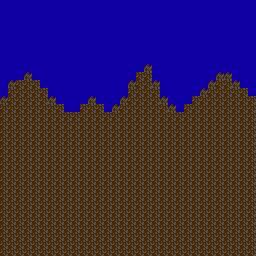

A 2D game scene composited from a Tiled map and its tileset images. What follows is a short description and the map's XML, with every tile layer's data as written:
An orthogonal 32x32 tile map with 8x8 px tiles, 1 tile layer (Tile Layer 1).

<map version="1.10" tiledversion="1.10.2" orientation="orthogonal" renderorder="right-down" width="32" height="32" tilewidth="8" tileheight="8" infinite="0" nextlayerid="2" nextobjectid="1">
 <editorsettings>
  <export target="../Final_Project_NationJared/RooftopGroundBackground.c" format="gba" />
 </editorsettings>
 <tileset firstgid="1" source="Rooftop_Ground_TilesetBitmap.tsx" />
 <layer id="1" name="Tile Layer 1" width="32" height="32">
  <data encoding="csv">
3,3,3,3,3,3,3,3,3,3,3,3,3,3,3,3,3,3,3,3,3,3,3,3,3,3,3,3,3,3,3,3,
3,3,3,3,3,3,3,3,3,3,3,3,3,3,3,3,3,3,3,3,3,3,3,3,3,3,3,3,3,3,3,3,
3,3,3,3,3,3,3,3,3,3,3,3,3,3,3,3,3,3,3,3,3,3,3,3,3,3,3,3,3,3,3,3,
3,3,3,3,3,3,3,3,3,3,3,3,3,3,3,3,3,3,3,3,3,3,3,3,3,3,3,3,3,3,3,3,
3,3,3,3,3,3,3,3,3,3,3,3,3,3,3,3,3,3,3,3,3,3,3,3,3,3,3,3,3,3,3,3,
3,3,3,3,3,3,3,3,3,3,3,3,3,3,3,3,3,3,3,3,3,3,3,3,3,3,3,3,3,3,3,3,
3,3,3,3,3,3,3,3,3,3,3,3,3,3,3,3,3,3,3,3,3,3,3,3,3,3,3,3,3,3,3,3,
3,3,3,3,3,3,3,3,3,3,3,3,3,3,3,3,3,3,3,3,3,3,3,3,3,3,3,3,3,3,3,3,
3,3,3,3,3,3,3,3,3,3,3,3,3,3,3,3,3,3,2,3,3,3,3,3,3,3,3,3,3,3,3,3,
3,3,3,2,3,3,3,3,3,3,3,3,3,3,3,3,3,1,1,3,3,3,3,3,3,3,3,2,2,3,3,3,
3,2,1,1,1,3,3,3,3,3,3,3,3,3,3,3,2,1,1,2,3,3,3,3,3,3,2,1,1,2,3,3,
3,1,1,1,1,1,3,3,3,3,3,3,3,3,3,3,1,1,1,1,3,3,3,3,3,2,1,1,1,1,1,3,
2,1,1,1,1,1,2,3,3,3,3,2,3,3,3,2,1,1,1,1,2,3,3,3,1,1,1,1,1,1,1,1,
1,1,1,1,1,1,1,1,3,3,1,1,1,3,2,1,1,1,1,1,1,2,3,1,1,1,1,1,1,1,1,1,
1,1,1,1,1,1,1,1,1,1,1,1,1,1,1,1,1,1,1,1,1,1,1,1,1,1,1,1,1,1,1,1,
1,1,1,1,1,1,1,1,1,1,1,1,1,1,1,1,1,1,1,1,1,1,1,1,1,1,1,1,1,1,1,1,
1,1,1,1,1,1,1,1,1,1,1,1,1,1,1,1,1,1,1,1,1,1,1,1,1,1,1,1,1,1,1,1,
1,1,1,1,1,1,1,1,1,1,1,1,1,1,1,1,1,1,1,1,1,1,1,1,1,1,1,1,1,1,1,1,
1,1,1,1,1,1,1,1,1,1,1,1,1,1,1,1,1,1,1,1,1,1,1,1,1,1,1,1,1,1,1,1,
1,1,1,1,1,1,1,1,1,1,1,1,1,1,1,1,1,1,1,1,1,1,1,1,1,1,1,1,1,1,1,1,
1,1,1,1,1,1,1,1,1,1,1,1,1,1,1,1,1,1,1,1,1,1,1,1,1,1,1,1,1,1,1,1,
1,1,1,1,1,1,1,1,1,1,1,1,1,1,1,1,1,1,1,1,1,1,1,1,1,1,1,1,1,1,1,1,
1,1,1,1,1,1,1,1,1,1,1,1,1,1,1,1,1,1,1,1,1,1,1,1,1,1,1,1,1,1,1,1,
1,1,1,1,1,1,1,1,1,1,1,1,1,1,1,1,1,1,1,1,1,1,1,1,1,1,1,1,1,1,1,1,
1,1,1,1,1,1,1,1,1,1,1,1,1,1,1,1,1,1,1,1,1,1,1,1,1,1,1,1,1,1,1,1,
1,1,1,1,1,1,1,1,1,1,1,1,1,1,1,1,1,1,1,1,1,1,1,1,1,1,1,1,1,1,1,1,
1,1,1,1,1,1,1,1,1,1,1,1,1,1,1,1,1,1,1,1,1,1,1,1,1,1,1,1,1,1,1,1,
1,1,1,1,1,1,1,1,1,1,1,1,1,1,1,1,1,1,1,1,1,1,1,1,1,1,1,1,1,1,1,1,
1,1,1,1,1,1,1,1,1,1,1,1,1,1,1,1,1,1,1,1,1,1,1,1,1,1,1,1,1,1,1,1,
1,1,1,1,1,1,1,1,1,1,1,1,1,1,1,1,1,1,1,1,1,1,1,1,1,1,1,1,1,1,1,1,
1,1,1,1,1,1,1,1,1,1,1,1,1,1,1,1,1,1,1,1,1,1,1,1,1,1,1,1,1,1,1,1,
1,1,1,1,1,1,1,1,1,1,1,1,1,1,1,1,1,1,1,1,1,1,1,1,1,1,1,1,1,1,1,1
</data>
 </layer>
</map>